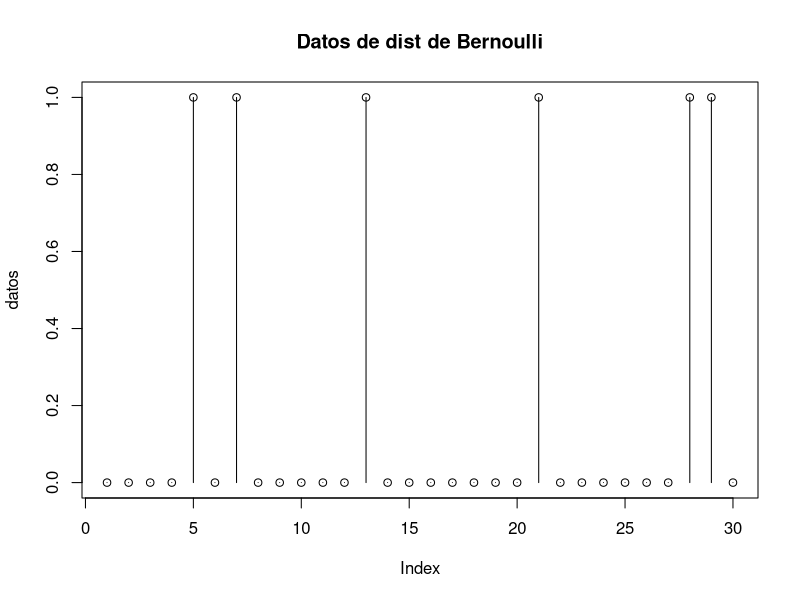
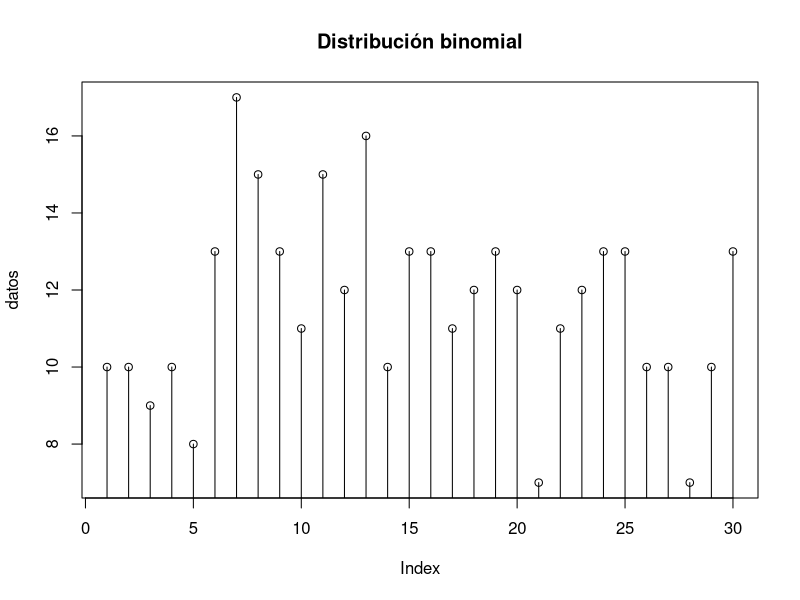
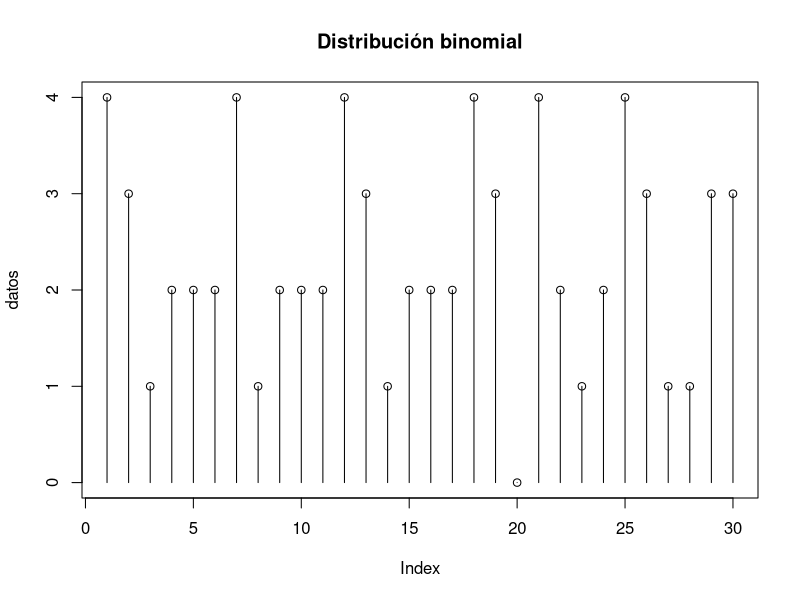
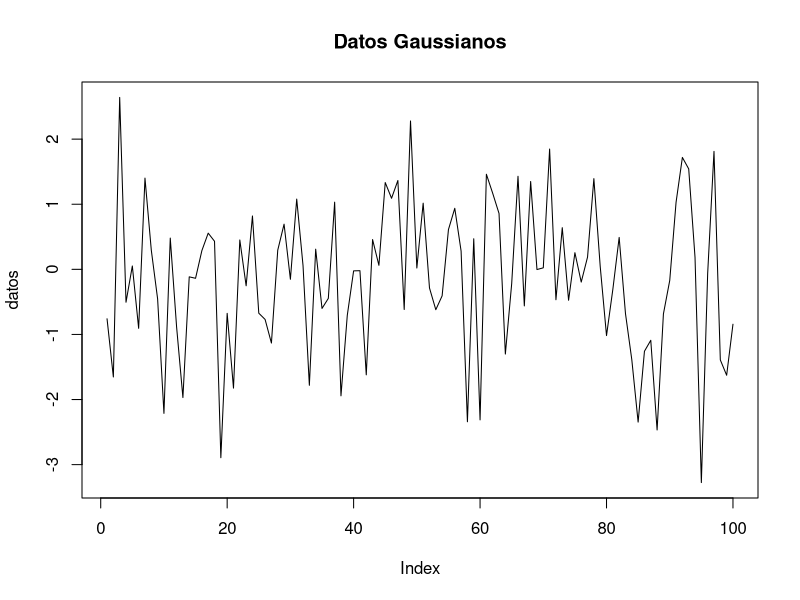

These charts were generated, in order, by the following R code:
## ---- chunk 1
knitr::opts_chunk$set(echo = TRUE)
## ---- chunk 2
# Sacamos una muestra de 30 datos Bernoulli y graficamos
datos <- rbinom(n=30, size=1, prob=0.3)
plot(datos, type="h", main="Datos de dist de Bernoulli")
points(datos)
## ---- chunk 3
datos <- rbinom(30, size=20, prob=0.6)
plot(datos, type="h", main= "Distribución binomial")
points(datos)
## ---- chunk 4
datos <- rbinom(30, size=20, prob=0.1)
plot(datos, type="h", main= "Distribución binomial")
points(datos)
## ---- chunk 5
datos <- rnorm(100,mean=0, sd=1)
plot(datos, type="l", main="Datos Gaussianos")
